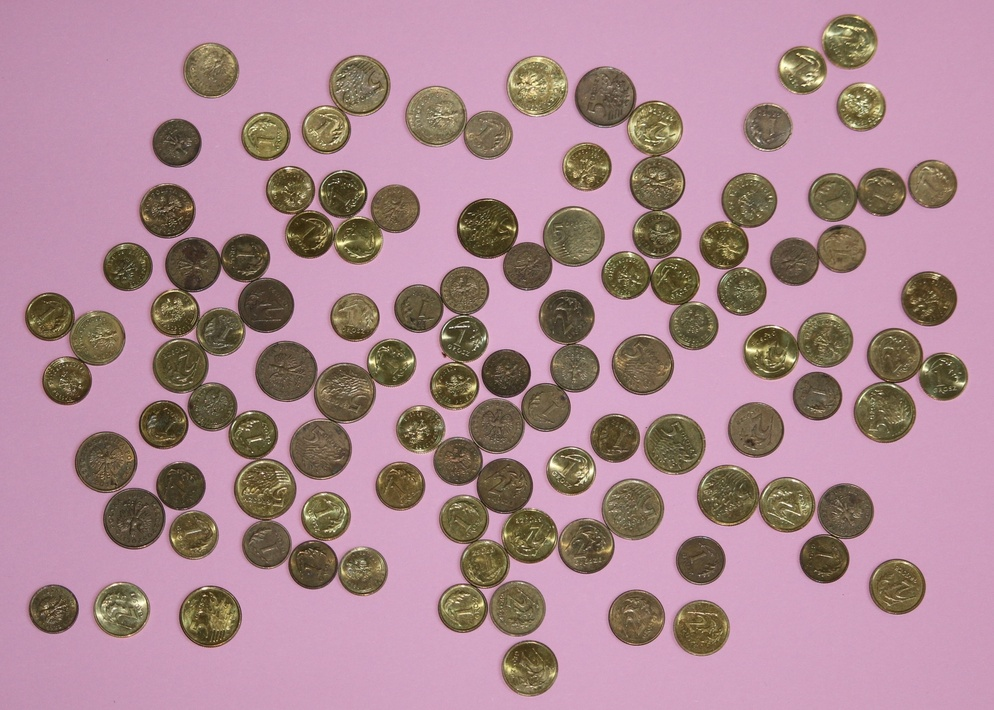
%> input picture Kolos/grosze_05.jpg, 994 x 710 px, shrunk from 1899 x 1355 before the run
$ octave kolos_zad1.m   (GNU Octave 9; MATLAB toolbox functions it lacks are replaced by stand-ins)
%> lines starting %> are read from the running program, lines starting %| are printed output that depends on the picture; in (x1, y1, x2, y2) boxes, pixels count from 0 and x2, y2 are one past the last pixel; in counts of white or black regions, pixels touching at a corner belong together; the program's own positions count from 1
close all; clear; clc;

image = imread('grosze_05.jpg');
%> image is the input picture: size 710x994x3 uint8; mean R, G, B 172.3, 136.2, 146.4
image_original = image;
image = rgb2hsv(image);
%> image: size 710x994x3 double; mean H, S, V 0.636, 0.287, 0.676
image = image(:, :, 1) < 0.20;
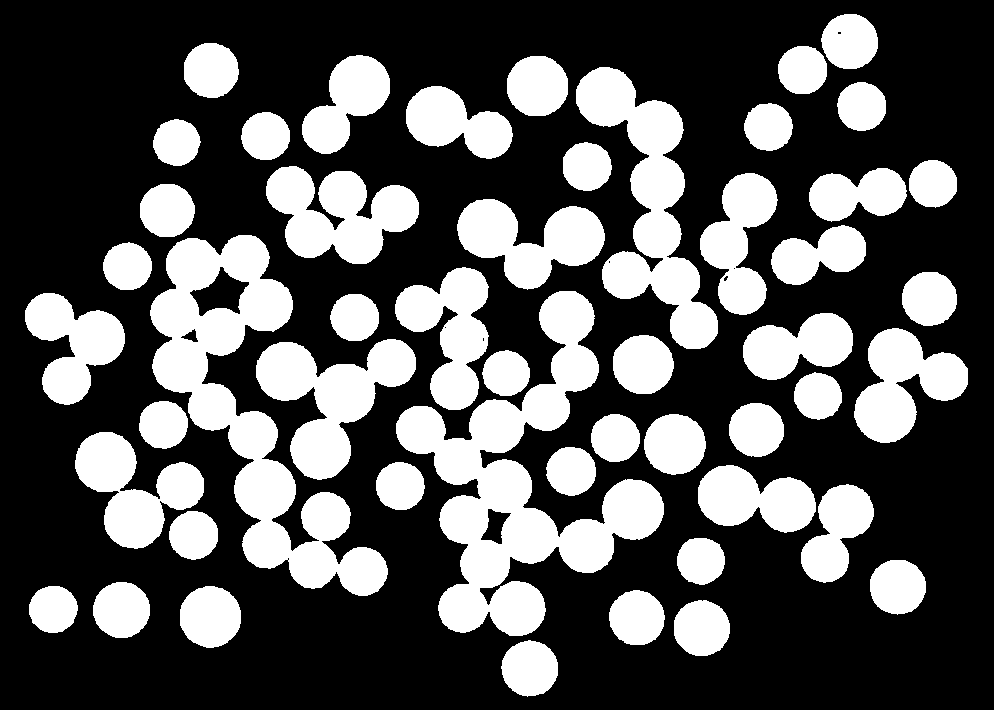
%> image: size 710x994 logical; 33.1% white; 50 white regions, largest, box (x1, y1, x2, y2) and area: (396, 291, 664, 636) 30435, (150, 235, 388, 596) 26710, (576, 67, 718, 349) 15004
%imshow(image);

%% - sprawdzic, jak dziala ten schemat punktu wodnego
b = imerode(image, ones(30));
%> b: size 710x994 logical; 2.2% white; 109 white regions (1 under 20 px), largest, box (x1, y1, x2, y2) and area: (619, 497, 645, 521) 409, (346, 73, 371, 98) 406, (331, 381, 359, 406) 394
L = bwdist(b);
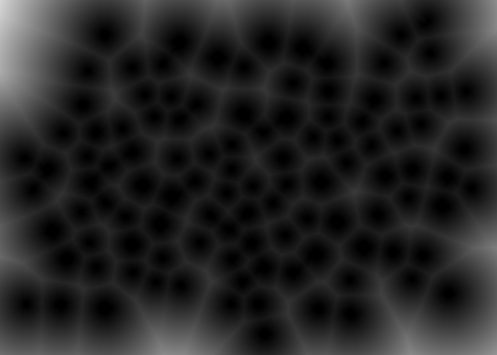
%> L: size 710x994 single (shown at 1/2 size); min 0, max 213.1, mean 36.5
L = watershed(L);
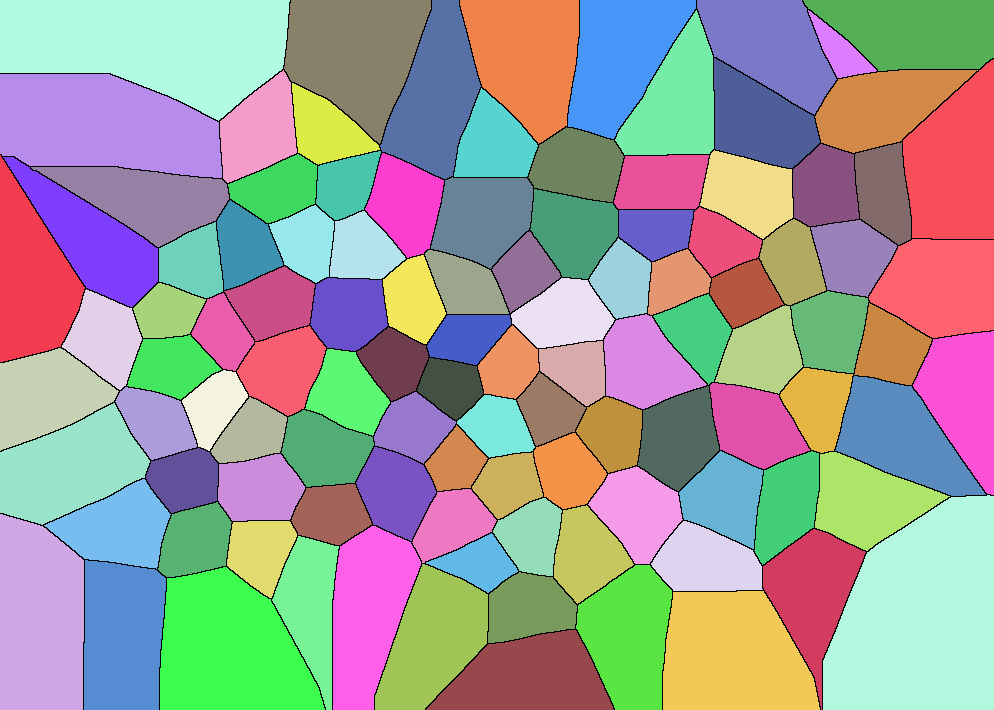
%> L: size 710x994 uint8; 110 distinct labels, from 0 to 109; one colour per label, 0 black

image = image & (L>0);
%> image: size 710x994 logical; 33% white; 109 white regions, largest, box (x1, y1, x2, y2) and area: (180, 586, 241, 648) 2981, (698, 465, 760, 526) 2971, (644, 414, 706, 475) 2966
% imshow(image);

%%
[aseg, N] = bwlabel(image);
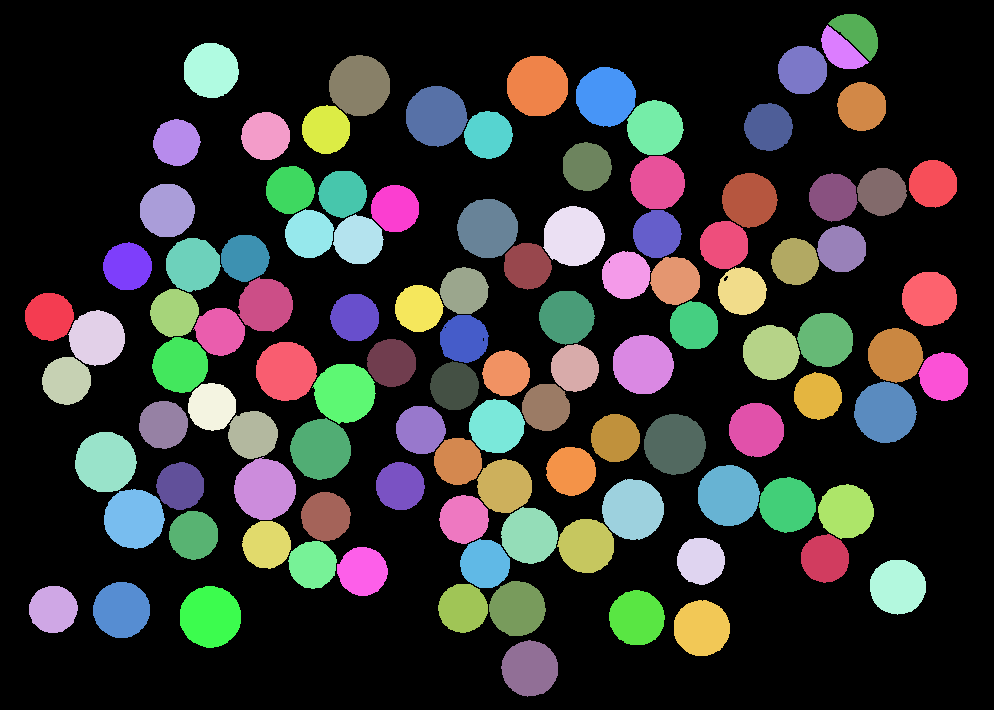
%> aseg: size 710x994 double; 110 distinct labels, from 0 to 109; one colour per label, 0 black
%> N = 109

pole = zeros(1, N);
obwod = zeros(1, N);

for k = 1:N
    temp = (aseg == k);
    pole(1, k) = bwarea(temp);
    obwod(1, k) = bwarea(bwperim(temp));
end
%> this loop made 109 passes
%> pass 3, `temp = (aseg == k);`:
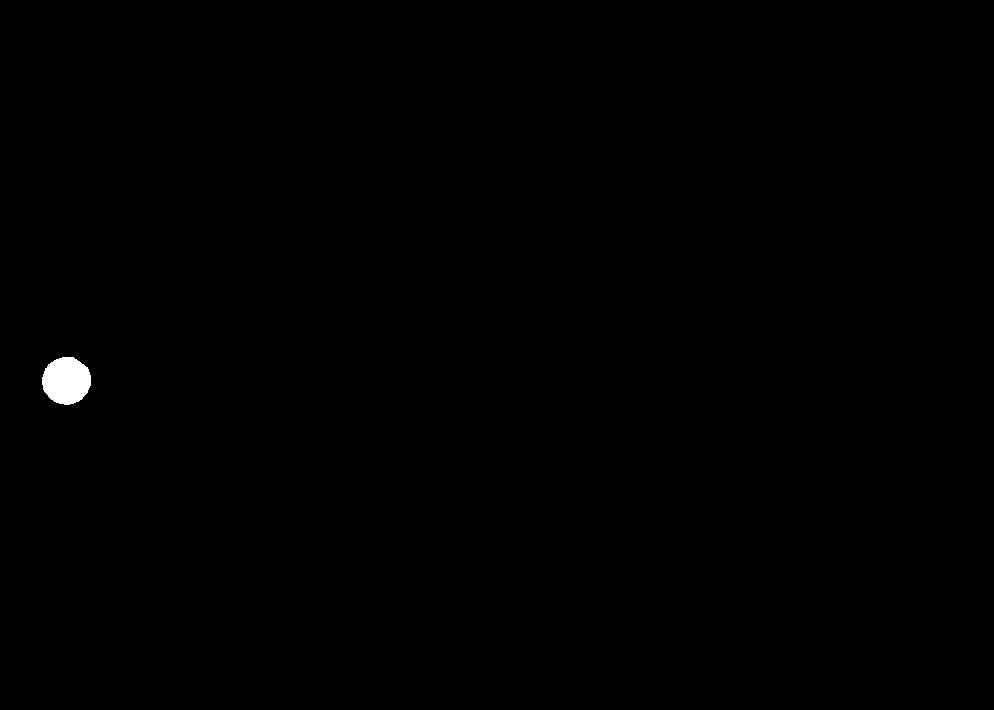
%> temp: size 710x994 logical; 0.26% white; 1 white region, box (x1, y1, x2, y2) and area: (42, 357, 91, 405) 1827
%> after the loop, obwod = 109 values, max 193.1 at index 34, min 131.2 at index 100, mean 162.3; pole = 109 values, max 2989.4 at index 17, min 1132.1 at index 100, mean 2142.8

[count,edges]=histcounts(pole,3);
%> count = [5 71 33]; edges = [1132.1 1751.2 2370.3 2989.4]
suma=(count(1)+count(2)*2+count(3)*5)/100;
%> suma = 3.12
suma
%> suma = 3.12
%%
result=image_original;

for k=1:sum(count)
    temp=(aseg==k);

    if (pole(k) > edges(1) && pole(k)<edges(2))
        result = imoverlay(result, bwperim(temp), 'r');
    end

    if (pole(k) > edges(2) && pole(k)<edges(3))
        result = imoverlay(result, bwperim(temp), 'g');
    end

    if (pole(k) > edges(3) && pole(k)<edges(4))
        result = imoverlay(result, bwperim(temp), 'b');
    end

end
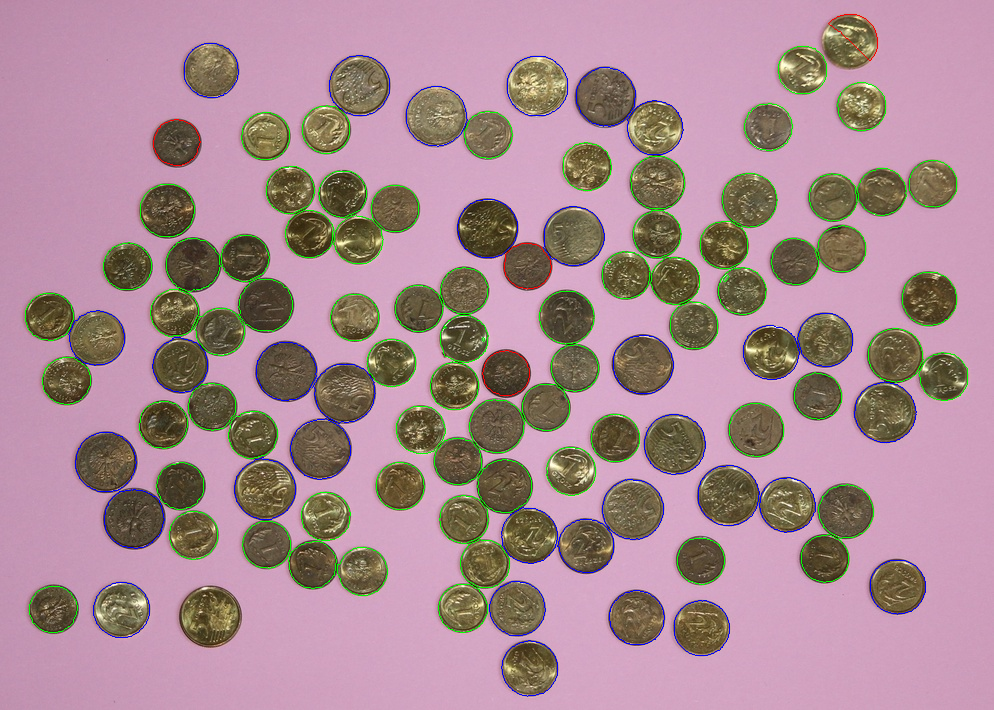
%> result: size 710x994x3 uint8; 2.24% of pixels changed, all inside (x1, y1, x2, y2) = (25, 14, 968, 697)


imshow(result)

$ run again, with Kolos/grosze_02.jpg copied over Kolos/grosze_05.jpg
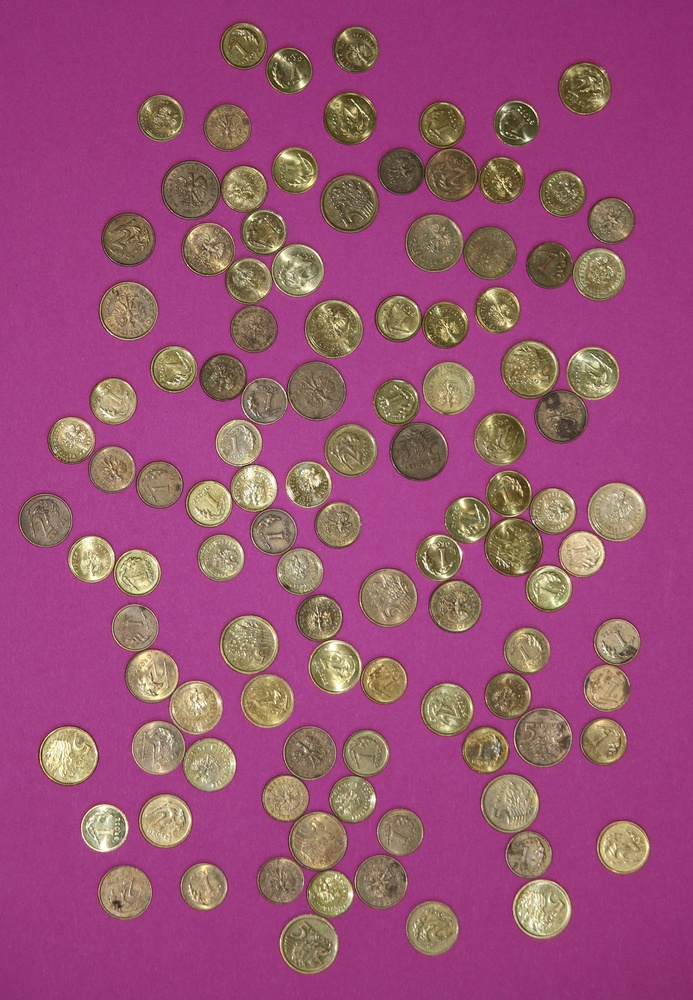
%> input picture Kolos/grosze_02.jpg, 693 x 1000 px, shrunk from 1476 x 2130 before the run
%> image is the input picture: size 1000x693x3 uint8; mean R, G, B 154.3, 81, 117.6
%> b: size 1000x693 logical; 1.4% white; 105 white regions (10 under 20 px), largest, box (x1, y1, x2, y2) and area: (307, 828, 328, 851) 348, (298, 932, 319, 955) 307, (501, 536, 523, 557) 302
%> `[aseg, N] = bwlabel(image);`:
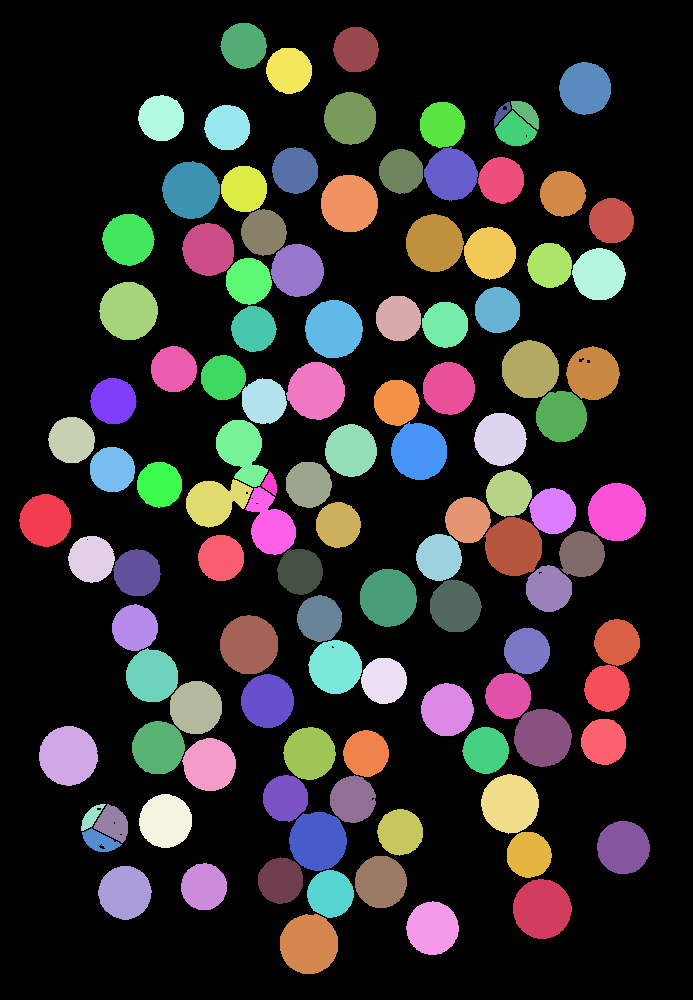
%> aseg: size 1000x693 double; 113 distinct labels, from 0 to 112; one colour per label, 0 black
%> N = 112
%> the loop `for k = 1:N` made 112 passes
%> after the loop `for k = 1:N`: obwod = 112 values, max 220 at index 39, min 58.38 at index 41, mean 152.8; pole = 112 values, max 2771.4 at index 47, min 179.2 at index 90, mean 1888.6
%> count = [7 56 49]; edges = [179.2 1043.3 1907.3 2771.4]
%> `suma=(count(1)+count(2)*2+count(3)*5)/100;`: suma = 3.64
%> the loop `for k=1:sum(count)` made 112 passes
%> after the loop `for k=1:sum(count)`:
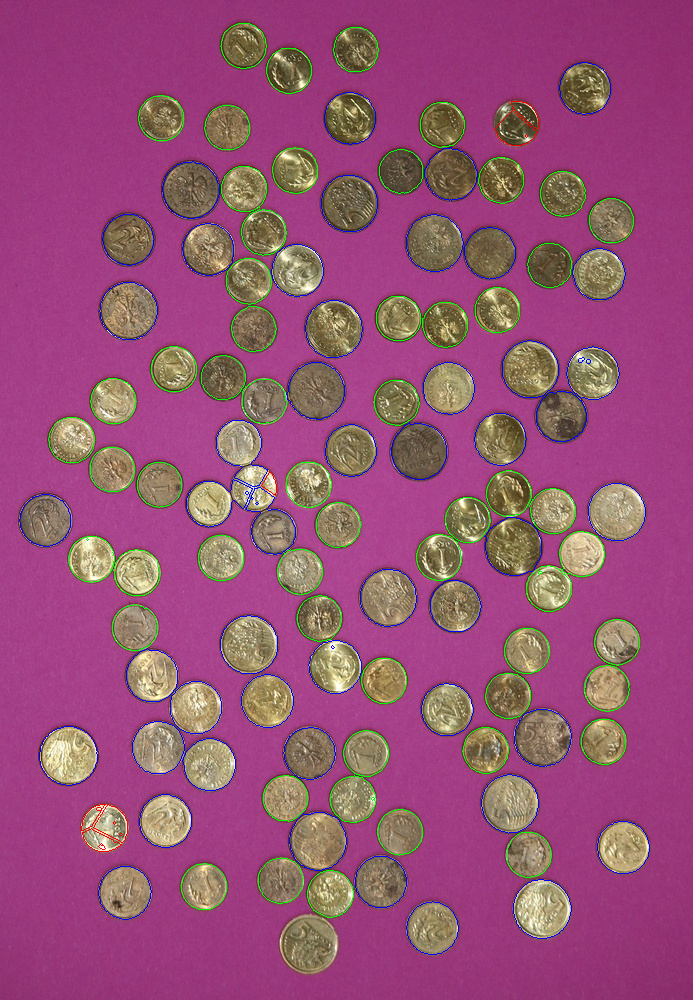
%> result: size 1000x693x3 uint8; 2.21% of pixels changed, all inside (x1, y1, x2, y2) = (19, 23, 650, 955)

$ run again, with Kolos/grosze_03.jpg copied over Kolos/grosze_05.jpg
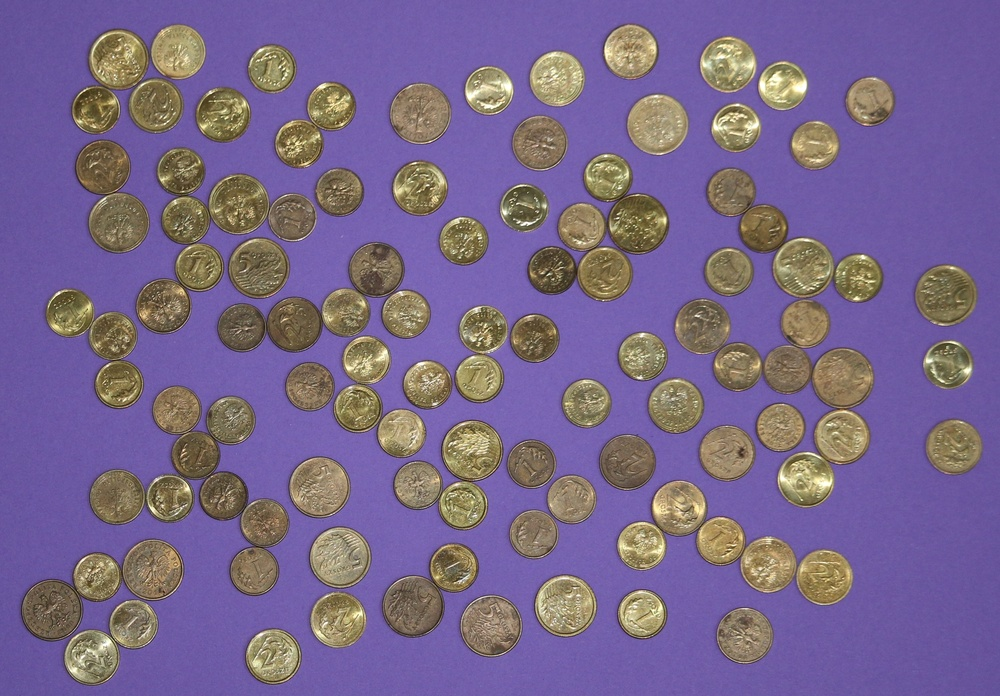
%> input picture Kolos/grosze_03.jpg, 1000 x 696 px, shrunk from 1814 x 1262 before the run
%> image is the input picture: size 696x1000x3 uint8; mean R, G, B 120.3, 102.4, 139.9
%> b: size 696x1000 logical; 1.9% white; 107 white regions (1 under 20 px), largest, box (x1, y1, x2, y2) and area: (553, 593, 578, 618) 369, (791, 255, 815, 279) 368, (934, 283, 958, 306) 347
%> `[aseg, N] = bwlabel(image);`:
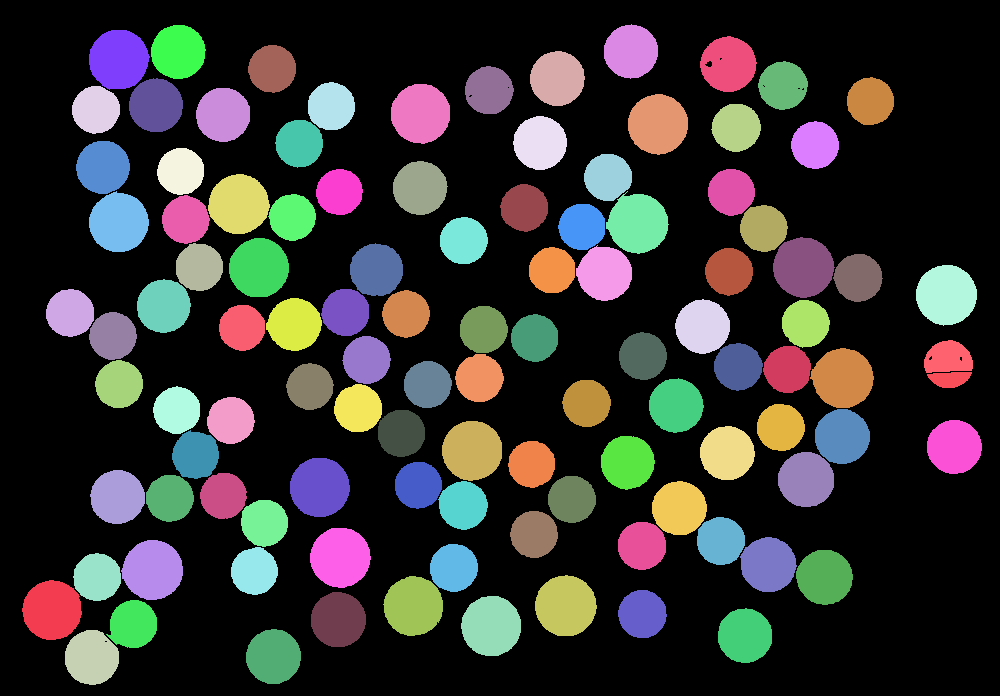
%> aseg: size 696x1000 double; 110 distinct labels, from 0 to 109; one colour per label, 0 black
%> N = 109
%> the loop `for k = 1:N` made 109 passes
%> after the loop `for k = 1:N`: obwod = 109 values, max 203.6 at index 85, min 100.4 at index 108, mean 159.5; pole = 109 values, max 2948.9 at index 68, min 527 at index 108, mean 2078.2
%> count = [2 61 46]; edges = [527 1334.3 2141.6 2948.9]
%> `suma=(count(1)+count(2)*2+count(3)*5)/100;`: suma = 3.54
%> the loop `for k=1:sum(count)` made 109 passes
%> after the loop `for k=1:sum(count)`:
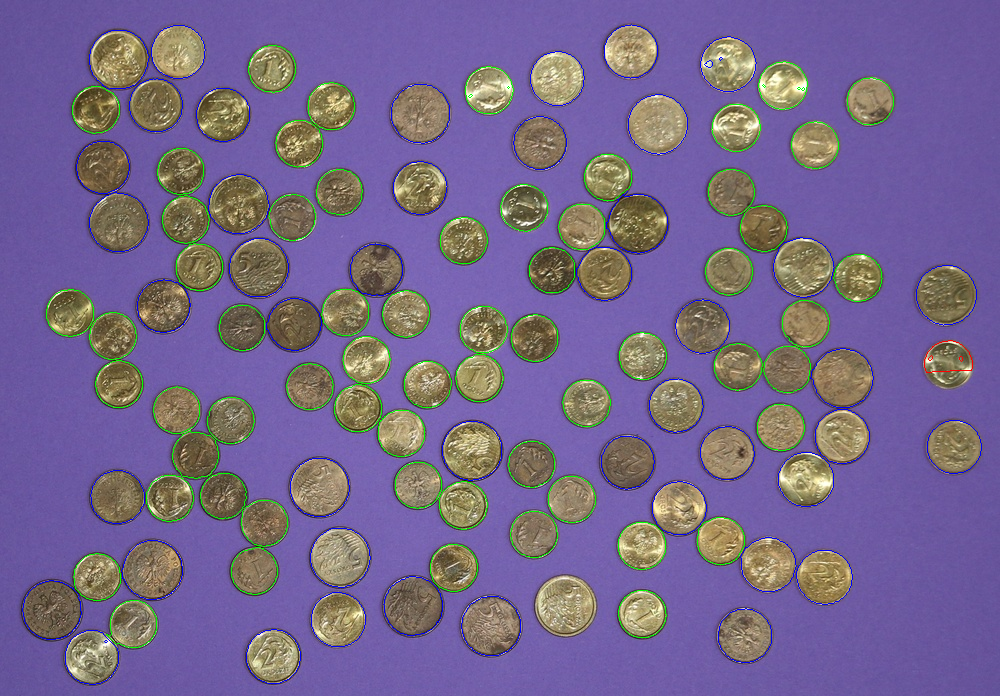
%> result: size 696x1000x3 uint8; 2.23% of pixels changed, all inside (x1, y1, x2, y2) = (22, 24, 982, 685)
